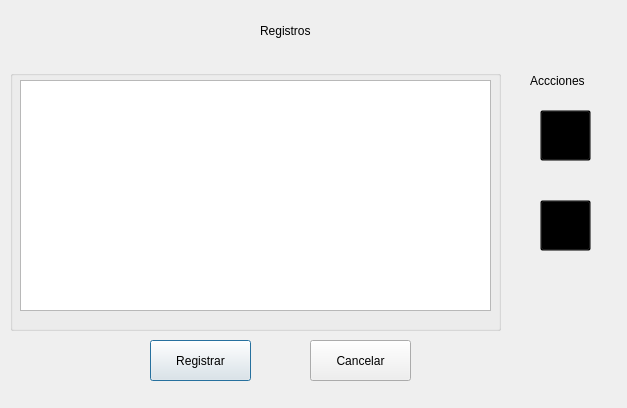
<?xml version="1.0" encoding="UTF-8"?>
<ui version="4.0">
 <class>Gui_Index_Registro</class>
 <widget class="QDialog" name="Gui_Index_Registro">
  <property name="geometry">
   <rect>
    <x>0</x>
    <y>0</y>
    <width>627</width>
    <height>408</height>
   </rect>
  </property>
  <property name="windowTitle">
   <string>Lista de Registros</string>
  </property>
  <widget class="QPushButton" name="New_Registro_Button">
   <property name="geometry">
    <rect>
     <x>150</x>
     <y>340</y>
     <width>101</width>
     <height>41</height>
    </rect>
   </property>
   <property name="styleSheet">
    <string notr="true">font: 75 16pt &quot;Times New Roman&quot;;</string>
   </property>
   <property name="text">
    <string>Registrar</string>
   </property>
  </widget>
  <widget class="QGroupBox" name="groupBox">
   <property name="geometry">
    <rect>
     <x>10</x>
     <y>70</y>
     <width>491</width>
     <height>261</height>
    </rect>
   </property>
   <property name="title">
    <string/>
   </property>
   <widget class="QTableWidget" name="tableListRegistros">
    <property name="geometry">
     <rect>
      <x>10</x>
      <y>10</y>
      <width>471</width>
      <height>231</height>
     </rect>
    </property>
   </widget>
  </widget>
  <widget class="QPushButton" name="Regresar_">
   <property name="geometry">
    <rect>
     <x>310</x>
     <y>340</y>
     <width>101</width>
     <height>41</height>
    </rect>
   </property>
   <property name="styleSheet">
    <string notr="true">font: 75 16pt &quot;Times New Roman&quot;;</string>
   </property>
   <property name="text">
    <string>Cancelar</string>
   </property>
  </widget>
  <widget class="QPushButton" name="edit_registros_button">
   <property name="geometry">
    <rect>
     <x>540</x>
     <y>110</y>
     <width>51</width>
     <height>51</height>
    </rect>
   </property>
   <property name="styleSheet">
    <string notr="true">#edit_registros_button{
	background-color: transparent;
	border-image: url(:/imagenes/imagenes/edit_unpressed.png);
}

#edit_registros_button:pressed{
	background-color: transparent;
	border-image: url(:/imagenes/imagenes/edit_pressed.png);
}</string>
   </property>
   <property name="text">
    <string/>
   </property>
  </widget>
  <widget class="QPushButton" name="delete_registros_button">
   <property name="geometry">
    <rect>
     <x>540</x>
     <y>200</y>
     <width>51</width>
     <height>51</height>
    </rect>
   </property>
   <property name="styleSheet">
    <string notr="true">#delete_registros_button{
	background-color: transparent;
	border-image: url(:/imagenes/imagenes/delete_unpressed.png);
}

#delete_registros_button:pressed{
	background-color: transparent;
	border-image: url(:/imagenes/imagenes/delete_pressed.png);
}</string>
   </property>
   <property name="text">
    <string/>
   </property>
  </widget>
  <widget class="QLabel" name="label_2">
   <property name="geometry">
    <rect>
     <x>530</x>
     <y>70</y>
     <width>81</width>
     <height>21</height>
    </rect>
   </property>
   <property name="styleSheet">
    <string notr="true">font: 75 14pt &quot;Times New Roman&quot;;</string>
   </property>
   <property name="text">
    <string>Accciones</string>
   </property>
  </widget>
  <widget class="QLabel" name="label_3">
   <property name="geometry">
    <rect>
     <x>260</x>
     <y>10</y>
     <width>151</width>
     <height>41</height>
    </rect>
   </property>
   <property name="styleSheet">
    <string notr="true">font: 75 28pt &quot;Times New Roman&quot;;</string>
   </property>
   <property name="text">
    <string>Registros</string>
   </property>
  </widget>
 </widget>
 <resources/>
 <connections/>
</ui>
